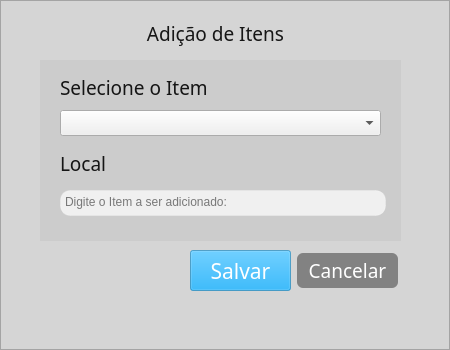
  <widget class="QFrame" name="frame">
   <property name="geometry">
    <rect>
     <x>-20</x>
     <y>-10</y>
     <width>450</width>
     <height>350</height>
    </rect>
   </property>
   <property name="minimumSize">
    <size>
     <width>450</width>
     <height>350</height>
    </size>
   </property>
   <property name="maximumSize">
    <size>
     <width>450</width>
     <height>350</height>
    </size>
   </property>
   <property name="styleSheet">
    <string notr="true">background-color: rgb(213, 213, 213);</string>
   </property>
   <property name="frameShape">
    <enum>QFrame::StyledPanel</enum>
   </property>
   <property name="frameShadow">
    <enum>QFrame::Raised</enum>
   </property>
   <widget class="QTextEdit" name="textEdit_item">
    <property name="geometry">
     <rect>
      <x>60</x>
      <y>190</y>
      <width>326</width>
      <height>26</height>
     </rect>
    </property>
    <property name="styleSheet">
     <string notr="true">background-color: rgb(240, 240, 240);
border-radius: 10px;
border: 1px solid rgba(255,255,255,0.20);</string>
    </property>
    <property name="inputMethodHints">
     <set>Qt::ImhPreferUppercase</set>
    </property>
    <property name="placeholderText">
     <string>Digite o Item a ser adicionado:</string>
    </property>
   </widget>
   <widget class="QLabel" name="texto_sel_item">
    <property name="geometry">
     <rect>
      <x>60</x>
      <y>74</y>
      <width>291</width>
      <height>26</height>
     </rect>
    </property>
    <property name="palette">
     <palette>
      <active>
       <colorrole role="WindowText">
        <brush brushstyle="SolidPattern">
         <color alpha="229">
          <red>0</red>
          <green>0</green>
          <blue>0</blue>
         </color>
        </brush>
       </colorrole>
       <colorrole role="Button">
        <brush brushstyle="SolidPattern">
         <color alpha="0">
          <red>0</red>
          <green>0</green>
          <blue>0</blue>
         </color>
        </brush>
       </colorrole>
       <colorrole role="Text">
        <brush brushstyle="SolidPattern">
         <color alpha="229">
          <red>255</red>
          <green>255</green>
          <blue>255</blue>
         </color>
        </brush>
       </colorrole>
       <colorrole role="ButtonText">
        <brush brushstyle="SolidPattern">
         <color alpha="229">
          <red>255</red>
          <green>255</green>
          <blue>255</blue>
         </color>
        </brush>
       </colorrole>
       <colorrole role="Base">
        <brush brushstyle="SolidPattern">
         <color alpha="0">
          <red>0</red>
          <green>0</green>
          <blue>0</blue>
         </color>
        </brush>
       </colorrole>
       <colorrole role="Window">
        <brush brushstyle="SolidPattern">
         <color alpha="0">
          <red>0</red>
          <green>0</green>
          <blue>0</blue>
         </color>
        </brush>
       </colorrole>
       <colorrole role="PlaceholderText">
        <brush brushstyle="NoBrush">
         <color alpha="128">
          <red>255</red>
          <green>255</green>
          <blue>255</blue>
         </color>
        </brush>
       </colorrole>
      </active>
      <inactive>
       <colorrole role="WindowText">
        <brush brushstyle="SolidPattern">
         <color alpha="229">
          <red>0</red>
          <green>0</green>
          <blue>0</blue>
         </color>
        </brush>
       </colorrole>
       <colorrole role="Button">
        <brush brushstyle="SolidPattern">
         <color alpha="0">
          <red>0</red>
          <green>0</green>
          <blue>0</blue>
         </color>
        </brush>
       </colorrole>
       <colorrole role="Text">
        <brush brushstyle="SolidPattern">
         <color alpha="229">
          <red>255</red>
          <green>255</green>
          <blue>255</blue>
         </color>
        </brush>
       </colorrole>
       <colorrole role="ButtonText">
        <brush brushstyle="SolidPattern">
         <color alpha="229">
          <red>255</red>
          <green>255</green>
          <blue>255</blue>
         </color>
        </brush>
       </colorrole>
       <colorrole role="Base">
        <brush brushstyle="SolidPattern">
         <color alpha="0">
          <red>0</red>
          <green>0</green>
          <blue>0</blue>
         </color>
        </brush>
       </colorrole>
       <colorrole role="Window">
        <brush brushstyle="SolidPattern">
         <color alpha="0">
          <red>0</red>
          <green>0</green>
          <blue>0</blue>
         </color>
        </brush>
       </colorrole>
       <colorrole role="PlaceholderText">
        <brush brushstyle="NoBrush">
         <color alpha="128">
          <red>255</red>
          <green>255</green>
          <blue>255</blue>
         </color>
        </brush>
       </colorrole>
      </inactive>
      <disabled>
       <colorrole role="WindowText">
        <brush brushstyle="SolidPattern">
         <color alpha="229">
          <red>255</red>
          <green>255</green>
          <blue>255</blue>
         </color>
        </brush>
       </colorrole>
       <colorrole role="Button">
        <brush brushstyle="SolidPattern">
         <color alpha="0">
          <red>0</red>
          <green>0</green>
          <blue>0</blue>
         </color>
        </brush>
       </colorrole>
       <colorrole role="Text">
        <brush brushstyle="SolidPattern">
         <color alpha="229">
          <red>255</red>
          <green>255</green>
          <blue>255</blue>
         </color>
        </brush>
       </colorrole>
       <colorrole role="ButtonText">
        <brush brushstyle="SolidPattern">
         <color alpha="229">
          <red>255</red>
          <green>255</green>
          <blue>255</blue>
         </color>
        </brush>
       </colorrole>
       <colorrole role="Base">
        <brush brushstyle="SolidPattern">
         <color alpha="0">
          <red>0</red>
          <green>0</green>
          <blue>0</blue>
         </color>
        </brush>
       </colorrole>
       <colorrole role="Window">
        <brush brushstyle="SolidPattern">
         <color alpha="0">
          <red>0</red>
          <green>0</green>
          <blue>0</blue>
         </color>
        </brush>
       </colorrole>
       <colorrole role="PlaceholderText">
        <brush brushstyle="NoBrush">
         <color alpha="128">
          <red>255</red>
          <green>255</green>
          <blue>255</blue>
         </color>
        </brush>
       </colorrole>
      </disabled>
     </palette>
    </property>
    <property name="font">
     <font>
      <family>Inter 18pt</family>
      <pointsize>14</pointsize>
     </font>
    </property>
    <property name="cursor">
     <cursorShape>ArrowCursor</cursorShape>
    </property>
    <property name="styleSheet">
     <string notr="true">    border: none;
    background: transparent;</string>
    </property>
    <property name="lineWidth">
     <number>0</number>
    </property>
    <property name="text">
     <string>Selecione o Item</string>
    </property>
    <property name="alignment">
     <set>Qt::AlignLeading|Qt::AlignLeft|Qt::AlignVCenter</set>
    </property>
   </widget>
   <widget class="QLabel" name="texto_item">
    <property name="geometry">
     <rect>
      <x>60</x>
      <y>150</y>
      <width>291</width>
      <height>26</height>
     </rect>
    </property>
    <property name="palette">
     <palette>
      <active>
       <colorrole role="WindowText">
        <brush brushstyle="SolidPattern">
         <color alpha="229">
          <red>0</red>
          <green>0</green>
          <blue>0</blue>
         </color>
        </brush>
       </colorrole>
       <colorrole role="Button">
        <brush brushstyle="SolidPattern">
         <color alpha="0">
          <red>0</red>
          <green>0</green>
          <blue>0</blue>
         </color>
        </brush>
       </colorrole>
       <colorrole role="Text">
        <brush brushstyle="SolidPattern">
         <color alpha="229">
          <red>255</red>
          <green>255</green>
          <blue>255</blue>
         </color>
        </brush>
       </colorrole>
       <colorrole role="ButtonText">
        <brush brushstyle="SolidPattern">
         <color alpha="229">
          <red>255</red>
          <green>255</green>
          <blue>255</blue>
         </color>
        </brush>
       </colorrole>
       <colorrole role="Base">
        <brush brushstyle="SolidPattern">
         <color alpha="0">
          <red>0</red>
          <green>0</green>
          <blue>0</blue>
         </color>
        </brush>
       </colorrole>
       <colorrole role="Window">
        <brush brushstyle="SolidPattern">
         <color alpha="0">
          <red>0</red>
          <green>0</green>
          <blue>0</blue>
         </color>
        </brush>
       </colorrole>
       <colorrole role="PlaceholderText">
        <brush brushstyle="NoBrush">
         <color alpha="128">
          <red>255</red>
          <green>255</green>
          <blue>255</blue>
         </color>
        </brush>
       </colorrole>
      </active>
      <inactive>
       <colorrole role="WindowText">
        <brush brushstyle="SolidPattern">
         <color alpha="229">
          <red>0</red>
          <green>0</green>
          <blue>0</blue>
         </color>
        </brush>
       </colorrole>
       <colorrole role="Button">
        <brush brushstyle="SolidPattern">
         <color alpha="0">
          <red>0</red>
          <green>0</green>
          <blue>0</blue>
         </color>
        </brush>
       </colorrole>
       <colorrole role="Text">
        <brush brushstyle="SolidPattern">
         <color alpha="229">
          <red>255</red>
          <green>255</green>
          <blue>255</blue>
         </color>
        </brush>
       </colorrole>
       <colorrole role="ButtonText">
        <brush brushstyle="SolidPattern">
         <color alpha="229">
          <red>255</red>
          <green>255</green>
          <blue>255</blue>
         </color>
        </brush>
       </colorrole>
       <colorrole role="Base">
        <brush brushstyle="SolidPattern">
         <color alpha="0">
          <red>0</red>
          <green>0</green>
          <blue>0</blue>
         </color>
        </brush>
       </colorrole>
       <colorrole role="Window">
        <brush brushstyle="SolidPattern">
         <color alpha="0">
          <red>0</red>
          <green>0</green>
          <blue>0</blue>
         </color>
        </brush>
       </colorrole>
       <colorrole role="PlaceholderText">
        <brush brushstyle="NoBrush">
         <color alpha="128">
          <red>255</red>
          <green>255</green>
          <blue>255</blue>
         </color>
        </brush>
       </colorrole>
      </inactive>
      <disabled>
       <colorrole role="WindowText">
        <brush brushstyle="SolidPattern">
         <color alpha="229">
          <red>255</red>
          <green>255</green>
          <blue>255</blue>
         </color>
        </brush>
       </colorrole>
       <colorrole role="Button">
        <brush brushstyle="SolidPattern">
         <color alpha="0">
          <red>0</red>
          <green>0</green>
          <blue>0</blue>
         </color>
        </brush>
       </colorrole>
       <colorrole role="Text">
        <brush brushstyle="SolidPattern">
         <color alpha="229">
          <red>255</red>
          <green>255</green>
          <blue>255</blue>
         </color>
        </brush>
       </colorrole>
       <colorrole role="ButtonText">
        <brush brushstyle="SolidPattern">
         <color alpha="229">
          <red>255</red>
          <green>255</green>
          <blue>255</blue>
         </color>
        </brush>
       </colorrole>
       <colorrole role="Base">
        <brush brushstyle="SolidPattern">
         <color alpha="0">
          <red>0</red>
          <green>0</green>
          <blue>0</blue>
         </color>
        </brush>
       </colorrole>
       <colorrole role="Window">
        <brush brushstyle="SolidPattern">
         <color alpha="0">
          <red>0</red>
          <green>0</green>
          <blue>0</blue>
         </color>
        </brush>
       </colorrole>
       <colorrole role="PlaceholderText">
        <brush brushstyle="NoBrush">
         <color alpha="128">
          <red>255</red>
          <green>255</green>
          <blue>255</blue>
         </color>
        </brush>
       </colorrole>
      </disabled>
     </palette>
    </property>
    <property name="font">
     <font>
      <family>Inter 18pt</family>
      <pointsize>14</pointsize>
     </font>
    </property>
    <property name="cursor">
     <cursorShape>ArrowCursor</cursorShape>
    </property>
    <property name="styleSheet">
     <string notr="true">    border: none;
    background: transparent;</string>
    </property>
    <property name="lineWidth">
     <number>0</number>
    </property>
    <property name="text">
     <string>Local</string>
    </property>
    <property name="alignment">
     <set>Qt::AlignLeading|Qt::AlignLeft|Qt::AlignVCenter</set>
    </property>
   </widget>
   <widget class="QLabel" name="texto_obj_2">
    <property name="geometry">
     <rect>
      <x>70</x>
      <y>20</y>
      <width>291</width>
      <height>26</height>
     </rect>
    </property>
    <property name="palette">
     <palette>
      <active>
       <colorrole role="WindowText">
        <brush brushstyle="SolidPattern">
         <color alpha="229">
          <red>0</red>
          <green>0</green>
          <blue>0</blue>
         </color>
        </brush>
       </colorrole>
       <colorrole role="Button">
        <brush brushstyle="SolidPattern">
         <color alpha="0">
          <red>0</red>
          <green>0</green>
          <blue>0</blue>
         </color>
        </brush>
       </colorrole>
       <colorrole role="Text">
        <brush brushstyle="SolidPattern">
         <color alpha="229">
          <red>255</red>
          <green>255</green>
          <blue>255</blue>
         </color>
        </brush>
       </colorrole>
       <colorrole role="ButtonText">
        <brush brushstyle="SolidPattern">
         <color alpha="229">
          <red>255</red>
          <green>255</green>
          <blue>255</blue>
         </color>
        </brush>
       </colorrole>
       <colorrole role="Base">
        <brush brushstyle="SolidPattern">
         <color alpha="0">
          <red>0</red>
          <green>0</green>
          <blue>0</blue>
         </color>
        </brush>
       </colorrole>
       <colorrole role="Window">
        <brush brushstyle="SolidPattern">
         <color alpha="0">
          <red>0</red>
          <green>0</green>
          <blue>0</blue>
         </color>
        </brush>
       </colorrole>
       <colorrole role="PlaceholderText">
        <brush brushstyle="NoBrush">
         <color alpha="128">
          <red>255</red>
          <green>255</green>
          <blue>255</blue>
         </color>
        </brush>
       </colorrole>
      </active>
      <inactive>
       <colorrole role="WindowText">
        <brush brushstyle="SolidPattern">
         <color alpha="229">
          <red>0</red>
          <green>0</green>
          <blue>0</blue>
         </color>
        </brush>
       </colorrole>
       <colorrole role="Button">
        <brush brushstyle="SolidPattern">
         <color alpha="0">
          <red>0</red>
          <green>0</green>
          <blue>0</blue>
         </color>
        </brush>
       </colorrole>
       <colorrole role="Text">
        <brush brushstyle="SolidPattern">
         <color alpha="229">
          <red>255</red>
          <green>255</green>
          <blue>255</blue>
         </color>
        </brush>
       </colorrole>
       <colorrole role="ButtonText">
        <brush brushstyle="SolidPattern">
         <color alpha="229">
          <red>255</red>
          <green>255</green>
          <blue>255</blue>
         </color>
        </brush>
       </colorrole>
       <colorrole role="Base">
        <brush brushstyle="SolidPattern">
         <color alpha="0">
          <red>0</red>
          <green>0</green>
          <blue>0</blue>
         </color>
        </brush>
       </colorrole>
       <colorrole role="Window">
        <brush brushstyle="SolidPattern">
         <color alpha="0">
          <red>0</red>
          <green>0</green>
          <blue>0</blue>
         </color>
        </brush>
       </colorrole>
       <colorrole role="PlaceholderText">
        <brush brushstyle="NoBrush">
         <color alpha="128">
          <red>255</red>
          <green>255</green>
          <blue>255</blue>
         </color>
        </brush>
       </colorrole>
      </inactive>
      <disabled>
       <colorrole role="WindowText">
        <brush brushstyle="SolidPattern">
         <color alpha="229">
          <red>255</red>
          <green>255</green>
          <blue>255</blue>
         </color>
        </brush>
       </colorrole>
       <colorrole role="Button">
        <brush brushstyle="SolidPattern">
         <color alpha="0">
          <red>0</red>
          <green>0</green>
          <blue>0</blue>
         </color>
        </brush>
       </colorrole>
       <colorrole role="Text">
        <brush brushstyle="SolidPattern">
         <color alpha="229">
          <red>255</red>
          <green>255</green>
          <blue>255</blue>
         </color>
        </brush>
       </colorrole>
       <colorrole role="ButtonText">
        <brush brushstyle="SolidPattern">
         <color alpha="229">
          <red>255</red>
          <green>255</green>
          <blue>255</blue>
         </color>
        </brush>
       </colorrole>
       <colorrole role="Base">
        <brush brushstyle="SolidPattern">
         <color alpha="0">
          <red>0</red>
          <green>0</green>
          <blue>0</blue>
         </color>
        </brush>
       </colorrole>
       <colorrole role="Window">
        <brush brushstyle="SolidPattern">
         <color alpha="0">
          <red>0</red>
          <green>0</green>
          <blue>0</blue>
         </color>
        </brush>
       </colorrole>
       <colorrole role="PlaceholderText">
        <brush brushstyle="NoBrush">
         <color alpha="128">
          <red>255</red>
          <green>255</green>
          <blue>255</blue>
         </color>
        </brush>
       </colorrole>
      </disabled>
     </palette>
    </property>
    <property name="font">
     <font>
      <family>Inter 18pt</family>
      <pointsize>14</pointsize>
     </font>
    </property>
    <property name="cursor">
     <cursorShape>ArrowCursor</cursorShape>
    </property>
    <property name="styleSheet">
     <string notr="true">    border: none;
    background: transparent;</string>
    </property>
    <property name="lineWidth">
     <number>0</number>
    </property>
    <property name="text">
     <string>Adição de Itens</string>
    </property>
    <property name="alignment">
     <set>Qt::AlignCenter</set>
    </property>
   </widget>
   <widget class="QComboBox" name="comboBox_sel_item">
    <property name="geometry">
     <rect>
      <x>60</x>
      <y>110</y>
      <width>321</width>
      <height>26</height>
     </rect>
    </property>
    <property name="palette">
     <palette>
      <active>
       <colorrole role="WindowText">
        <brush brushstyle="SolidPattern">
         <color alpha="255">
          <red>0</red>
          <green>0</green>
          <blue>0</blue>
         </color>
        </brush>
       </colorrole>
       <colorrole role="Button">
        <brush brushstyle="SolidPattern">
         <color alpha="255">
          <red>240</red>
          <green>240</green>
          <blue>240</blue>
         </color>
        </brush>
       </colorrole>
       <colorrole role="Text">
        <brush brushstyle="SolidPattern">
         <color alpha="255">
          <red>0</red>
          <green>0</green>
          <blue>0</blue>
         </color>
        </brush>
       </colorrole>
       <colorrole role="ButtonText">
        <brush brushstyle="SolidPattern">
         <color alpha="255">
          <red>0</red>
          <green>0</green>
          <blue>0</blue>
         </color>
        </brush>
       </colorrole>
       <colorrole role="Base">
        <brush brushstyle="SolidPattern">
         <color alpha="255">
          <red>240</red>
          <green>240</green>
          <blue>240</blue>
         </color>
        </brush>
       </colorrole>
       <colorrole role="Window">
        <brush brushstyle="SolidPattern">
         <color alpha="255">
          <red>240</red>
          <green>240</green>
          <blue>240</blue>
         </color>
        </brush>
       </colorrole>
       <colorrole role="Shadow">
        <brush brushstyle="SolidPattern">
         <color alpha="255">
          <red>236</red>
          <green>236</green>
          <blue>236</blue>
         </color>
        </brush>
       </colorrole>
       <colorrole role="PlaceholderText">
        <brush brushstyle="NoBrush">
         <color alpha="128">
          <red>0</red>
          <green>0</green>
          <blue>0</blue>
         </color>
        </brush>
       </colorrole>
      </active>
      <inactive>
       <colorrole role="WindowText">
        <brush brushstyle="SolidPattern">
         <color alpha="255">
          <red>0</red>
          <green>0</green>
          <blue>0</blue>
         </color>
        </brush>
       </colorrole>
       <colorrole role="Button">
        <brush brushstyle="SolidPattern">
         <color alpha="255">
          <red>240</red>
          <green>240</green>
          <blue>240</blue>
         </color>
        </brush>
       </colorrole>
       <colorrole role="Text">
        <brush brushstyle="SolidPattern">
         <color alpha="255">
          <red>0</red>
          <green>0</green>
          <blue>0</blue>
         </color>
        </brush>
       </colorrole>
       <colorrole role="ButtonText">
        <brush brushstyle="SolidPattern">
         <color alpha="255">
          <red>0</red>
          <green>0</green>
          <blue>0</blue>
         </color>
        </brush>
       </colorrole>
       <colorrole role="Base">
        <brush brushstyle="SolidPattern">
         <color alpha="255">
          <red>240</red>
          <green>240</green>
          <blue>240</blue>
         </color>
        </brush>
       </colorrole>
       <colorrole role="Window">
        <brush brushstyle="SolidPattern">
         <color alpha="255">
          <red>240</red>
          <green>240</green>
          <blue>240</blue>
         </color>
        </brush>
       </colorrole>
       <colorrole role="Shadow">
        <brush brushstyle="SolidPattern">
         <color alpha="255">
          <red>236</red>
          <green>236</green>
          <blue>236</blue>
         </color>
        </brush>
       </colorrole>
       <colorrole role="PlaceholderText">
        <brush brushstyle="NoBrush">
         <color alpha="128">
          <red>0</red>
          <green>0</green>
          <blue>0</blue>
         </color>
        </brush>
       </colorrole>
      </inactive>
      <disabled>
       <colorrole role="WindowText">
        <brush brushstyle="SolidPattern">
         <color alpha="255">
          <red>0</red>
          <green>0</green>
          <blue>0</blue>
         </color>
        </brush>
       </colorrole>
       <colorrole role="Button">
        <brush brushstyle="SolidPattern">
         <color alpha="255">
          <red>240</red>
          <green>240</green>
          <blue>240</blue>
         </color>
        </brush>
       </colorrole>
       <colorrole role="Text">
        <brush brushstyle="SolidPattern">
         <color alpha="255">
          <red>0</red>
          <green>0</green>
          <blue>0</blue>
         </color>
        </brush>
       </colorrole>
       <colorrole role="ButtonText">
        <brush brushstyle="SolidPattern">
         <color alpha="255">
          <red>0</red>
          <green>0</green>
          <blue>0</blue>
         </color>
        </brush>
       </colorrole>
       <colorrole role="Base">
        <brush brushstyle="SolidPattern">
         <color alpha="255">
          <red>240</red>
          <green>240</green>
          <blue>240</blue>
         </color>
        </brush>
       </colorrole>
       <colorrole role="Window">
        <brush brushstyle="SolidPattern">
         <color alpha="255">
          <red>240</red>
          <green>240</green>
          <blue>240</blue>
         </color>
        </brush>
       </colorrole>
       <colorrole role="Shadow">
        <brush brushstyle="SolidPattern">
         <color alpha="255">
          <red>236</red>
          <green>236</green>
          <blue>236</blue>
         </color>
        </brush>
       </colorrole>
       <colorrole role="PlaceholderText">
        <brush brushstyle="NoBrush">
         <color alpha="128">
          <red>0</red>
          <green>0</green>
          <blue>0</blue>
         </color>
        </brush>
       </colorrole>
      </disabled>
     </palette>
    </property>
    <property name="styleSheet">
     <string notr="true">color: rgb(0, 0, 0);
background-color: rgb(240, 240, 240);</string>
    </property>
   </widget>
   <widget class="QFrame" name="frame_2">
    <property name="geometry">
     <rect>
      <x>40</x>
      <y>60</y>
      <width>361</width>
      <height>181</height>
     </rect>
    </property>
    <property name="minimumSize">
     <size>
      <width>0</width>
      <height>0</height>
     </size>
    </property>
    <property name="maximumSize">
     <size>
      <width>400</width>
      <height>300</height>
     </size>
    </property>
    <property name="styleSheet">
     <string notr="true"> background-color: rgba(202, 202, 202,0.85);
border: 2px;
border-color: rgb(6, 6, 6);</string>
    </property>
    <property name="frameShape">
     <enum>QFrame::StyledPanel</enum>
    </property>
    <property name="frameShadow">
     <enum>QFrame::Raised</enum>
    </property>
   </widget>
   <widget class="QPushButton" name="pushButton_salvar">
    <property name="geometry">
     <rect>
      <x>190</x>
      <y>250</y>
      <width>101</width>
      <height>41</height>
     </rect>
    </property>
    <property name="font">
     <font>
      <family>Inter 18pt Light</family>
      <pointsize>16</pointsize>
     </font>
    </property>
    <property name="styleSheet">
     <string notr="true">background-color: rgba(0, 154, 231,0.50);
color: rgb(255, 255, 255);</string>
    </property>
    <property name="text">
     <string>Salvar</string>
    </property>
   </widget>
   <widget class="QPushButton" name="pushButton_cancelar">
    <property name="geometry">
     <rect>
      <x>297</x>
      <y>253</y>
      <width>101</width>
      <height>35</height>
     </rect>
    </property>
    <property name="font">
     <font>
      <family>Inter 18pt Light</family>
      <pointsize>14</pointsize>
     </font>
    </property>
    <property name="styleSheet">
     <string notr="true">background-color: rgb(130, 130, 130);
color: rgb(255, 255, 255);
border-radius: 6px;
border: None;
</string>
    </property>
    <property name="text">
     <string>Cancelar</string>
    </property>
   </widget>
   <zorder>frame_2</zorder>
   <zorder>textEdit_item</zorder>
   <zorder>texto_sel_item</zorder>
   <zorder>texto_item</zorder>
   <zorder>texto_obj_2</zorder>
   <zorder>comboBox_sel_item</zorder>
   <zorder>pushButton_salvar</zorder>
   <zorder>pushButton_cancelar</zorder>
  </widget>
